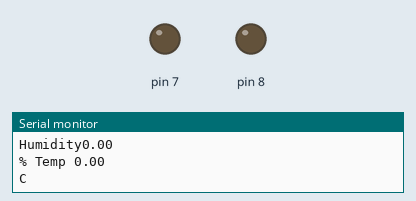
Bench run of a sketch on a simulated Arduino Uno, built with avr-gcc and run on an emulated ATmega328P. On the bench: output pins drawn as LEDs (lit = HIGH), the last lines printed to the serial monitor.

Above: at 0.1 s.
At 2.1 s:
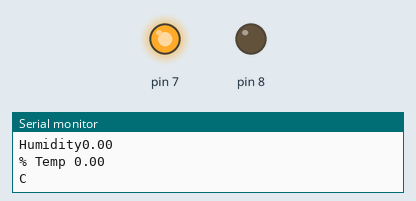
Timing chart, 0 to 3.6 s (numbered marks = the images above):
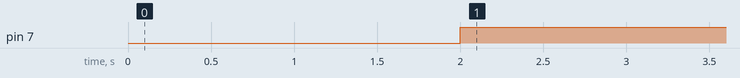

Measured:
- by itself, pin 7: LOW → HIGH at 2.0 s

The sketch:

temperature_and_humidity.ino
```cpp
#include <dht.h>
#define dht_pin 4
dht DHT;
void setup() {
  // put your setup code here, to run once:
  pinMode(7,OUTPUT);
  pinMode(8,OUTPUT);
  Serial.begin(9600);
  Serial.println("Humidity and temp");
}

void loop() {
  // put your main code here, to run repeatedly:
  Serial.print("Humidity");
  Serial.println(DHT.humidity);
  Serial.print("%");
  Serial.print(" Temp ");
  Serial.println(DHT.temperature);
  Serial.println("C");
  delay(2000);
  if(DHT.temperature <=22) digitalWrite(7,HIGH);
  else digitalWrite(7,LOW);
  if(DHT.temperature >=23) digitalWrite(8,HIGH);
  else digitalWrite(8,LOW);
}
```
